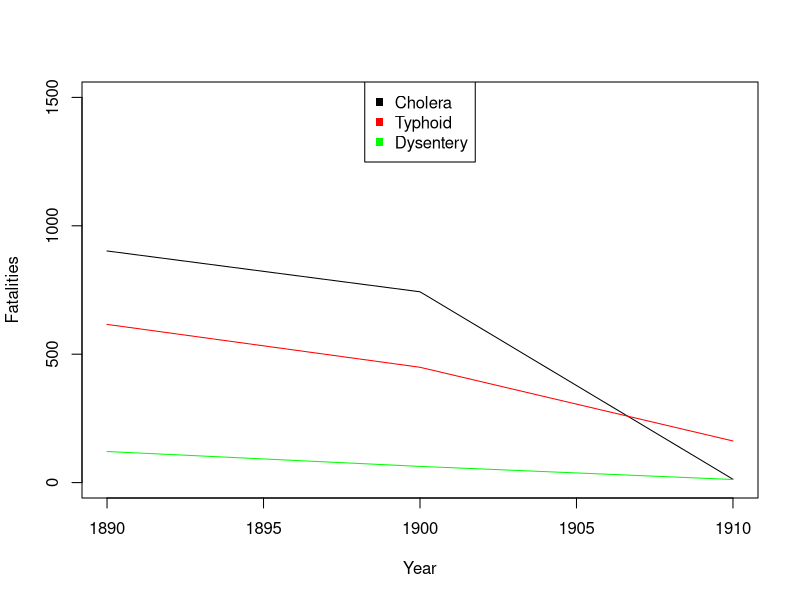

The R source for this figure:
# install.packages("readxl")
library("readxl")
library("data.table")

working_dir_setlocal = function()
{
	# From: https://stackoverflow.com/questions/13672720/
	setwd(getSrcDirectory(function(){})[1])
}

rstudio_clear_plots = function()
{
	# If RStudio has created any plots, clear them.
    if (exists("dev")) {
        x = dev.list()["RStudioGD"]
        if (!is.null(x)) { dev.off(x) }    
    }
}

rstudio_clear_plots()
working_dir_setlocal()

data1890jan = read_excel("data/philadelphia/Philadelphia_1890/1890_WL-SID452,_TID6120,_1890-Philadelphia,_Interments_in_the_City_of_Philadelphia_January_1890,_p358-79.xls")
data1890feb = read_excel("data/philadelphia/Philadelphia_1890/1890_WL-SID452,_TID6121,_1890-Philadelphia,_Interments_in_the_City_of_Philadelphia_February_1890,_1890,_p382-01.xls")
data1890mar = read_excel("data/philadelphia/Philadelphia_1890/1890_WL-SID452,_TID6123,_1890-Philadelphia,_Interments_in_the_the_City_of_Philadelphia_March_1890,_p404-21.xls")
data1890apr = read_excel("data/philadelphia/Philadelphia_1890/1890_WL-SID452,_TID6124,_1890-Philadelphia,_Interments_in_the_City_of_Philadelphia_April_1890,_1890,_p424-42.xls")
data1890may = read_excel("data/philadelphia/Philadelphia_1890/1890_WL-SID452,_TID6125,_1890-Philadelphia,_Interments_in_the_City_of_Philadelphia_May_1890,_1890,_p446-65.xls")
data1890jun = read_excel("data/philadelphia/Philadelphia_1890/1890_WL-SID452,_TID6126,_1890-Philadelphia,_Interments_June_1890,_1890,_p468-87.xls")
data1890jul = read_excel("data/philadelphia/Philadelphia_1890/1890_WL-SID452,_TID6141,_1890-Philadelphia,_Interments_July_1890,_pg_490-09.xls")
data1890aug = read_excel("data/philadelphia/Philadelphia_1890/1890_WL-SID452,_TID6142,_1890-Philadelphia,_Interments_August_1890,_p512-29.xls")
data1890sep = read_excel("data/philadelphia/Philadelphia_1890/1890_WL-SID452,_TID6155,_1890-Philadelphia,_Interments_September_1890,_1890,_p532-47.xls")
data1890oct = read_excel("data/philadelphia/Philadelphia_1890/1890_WL-SID452,_TID6156,_1890-Philadelphia,_Interment_in_the_City_of_Philadelphia_October_1890,_1890,_p550-67.xls")

#We are missing data for November - Likely does not make a huge difference as waterborne illnesses generally peak during periods of warm weather#
data1890dec = read_excel("data/philadelphia/Philadelphia_1890/1890_WL-SID452,_TID6171,_1890-Philadelphia,_Interments_December_1890,_1890,_p590-07.xls")

##1890 #had to include malaria counts feb-may because whoever was recording this decided to just put cholera all in one category, made the data frames different sizes which made summing a nightmare.
#Malaria counts not too significant, still a waterborne disease so indicitave of sanitary infrastructure

water_borne1890jan <- rbind(data1890jan[46, ], data1890jan[47, ], data1890jan[80, ], data1890jan[95, ])
water_borne1890feb <- rbind(data1890feb[36, ], data1890feb[64, ], data1890feb[79, ], data1890feb[82, ])
water_borne1890mar <- rbind(data1890mar[34, ], data1890mar[63, ], data1890mar[73, ], data1890mar[78, ])
water_borne1890apr <- rbind(data1890apr[46, ], data1890apr[70, ], data1890apr[80, ], data1890apr[84, ])
water_borne1890may <- rbind(data1890may[45, ], data1890may[74, ], data1890may[84, ], data1890may[87, ])
water_borne1890jun <- rbind(data1890jun[36, ], data1890jun[37, ], data1890jun[67, ], data1890jun[81, ])
water_borne1890jul <- rbind(data1890jul[44, ], data1890jul[45, ], data1890jul[76, ], data1890jul[88, ])
water_borne1890aug <- rbind(data1890aug[37, ], data1890aug[38, ], data1890aug[62, ], data1890aug[74, ])
water_borne1890sep <- rbind(data1890sep[34, ], data1890sep[35, ], data1890sep[62, ], data1890sep[70, ])
water_borne1890oct <- rbind(data1890oct[44, ], data1890oct[45, ], data1890oct[70, ], data1890oct[80, ])
water_borne1890dec <- rbind(data1890dec[35, ], data1890dec[36, ], data1890dec[63, ], data1890dec[72, ])

water_borne1890dec

#fy is full year, our data from 1890 is monthly, denotes the difference in data recording#

##1900
data1900fy = read_excel("data/philadelphia/Philadelphia_1900/1900_WL-303_3112_1900-Deaths_by_Cause_1900,_p156-95.xls")

water_borne1900fy <- rbind(data1900fy[84, ], data1900fy[85, ], data1900fy[122, ], data1900fy[138, ], data1900fy[309, ], data1900fy[200, ])

##1910
data1910fy = read_excel("data/philadelphia/Philadelphia_1910/1910_WL-SID314,_TID3344,_1910-Philadelphia,_Causes_of_Death_Distributed_By_Ward_1910,_pgs_unknown.xlsx")

water_borne1910fy <- rbind(data1910fy[8, ], data1910fy[18, ], data1910fy[19, ])

object_list <- list(water_borne1890jan, water_borne1890feb, water_borne1890mar, 
                    water_borne1890apr, water_borne1890may, water_borne1890jun, 
                    water_borne1890jul, water_borne1890aug, water_borne1890sep, 
                    water_borne1890oct, water_borne1890dec)

# NOTE(Alex): Same as before, we merge together all the month data frames.
water_borne = as.data.table(rbind(Reduce(function(x, y) merge(x, y, all=TRUE), object_list)))

# NOTE(Alex): Then we replace all the garbage values with 0.
#       Whoever decided to insert two different strings to represent NA, I am going to strangle.
# TODO(Alex): Check that the five dots actually mean zero, or indicate "not recorded"
water_borne[water_borne == "….."] <- 0
water_borne[water_borne == "....."] <- 0
water_borne[water_borne == "…../..."] <- 0
water_borne[is.na(water_borne)] <- 0
water_borne[water_borne == "2....."] = 2

# Transpose the frame (swap rows and columns)
# Alright, so the 27:60 things is because the ward level data is on columns 29 through 61,
#       and in the test frame those numbers have had 2 subtracted for some reason.
#       Fairly, but not absolutely, certain that this is good.
water_borne_trans = t(water_borne[, 27:60])

# Assign column names to diseases
colnames(water_borne_trans) = water_borne$PHILADELPHIA

# Remove top row (which is just disease names)
water_borne_trans = water_borne_trans[c(-1), ]

# Convert all the columns to numeric, and sum all the duplicate columns together
water_borne_numeric = apply(water_borne_trans, 2, as.numeric)
water_borne_numeric = sapply(unique(colnames(water_borne_numeric)), function(x) rowSums(water_borne_numeric[, grepl(x, colnames(water_borne_numeric))]))

clean_data_table = function(table)
{
	table[table == "….."] <- 0
	table[table == "....."] <- 0
	table[table == "......"] <- 0
	table[table == "…../..."] <- 0
	table[is.na(table)] <- 0
	table[table == "2....."] <- 2
	table[table == "......."] <- 0
	table[table == "...."] <- 0

	return(table)
}

water_1890 = clean_data_table(as.data.table(water_borne_numeric))

# Second row is the total incidence of disease.
water_1900 = clean_data_table(as.data.table(water_borne1900fy))
water_1910 = clean_data_table(as.data.table(water_borne1910fy))

# In the source sheet the second and third columns correspond to male and female, summing them
# gives a total.
water_1910[, 2] = lapply(water_1910[, 2], as.numeric)
water_1910[, 3] = lapply(water_1910[, 3], as.numeric)

# disease_table = data.table("Year" = c(1890, 1900, 1910),
						   # "Cholera" = c(water_1890
water_1910$Total = water_1910[, 2] + water_1910[, 3]

colnames(water_1890) = gsub(" ", "_", colnames(water_1890))
colnames(water_1890)[2] = "Cholera_Morbus"
colnames(water_1890)[3] = "Typhoid"
water_1890[, Cholera := Cholera_Morbus + CHOLERA_INFANTUM]

# The data is poorly organized and badly translated to R, so magic indicis work better than anything else.
disease_table = data.table(Year = c(1890, 1900, 1910),
						   Cholera = c(sum(water_1890$Cholera), as.numeric(water_1900[1, 2]) + as.numeric(water_1900[2, 2]), water_1910[2, "Total"]),
						   Typhoid = c(sum(water_1890$Typhoid), as.numeric(water_1900[4, 2]), water_1910[1, 2]),
						   Dysentery = c(sum(water_1890$DYSENTERY), as.numeric(water_1900[3, 2]), water_1910[3, 2])
)
# water_1890[, Cholera = 

svg(filename = "out/philadelphia_plot%d.svg")
plot(disease_table$Year, disease_table$Cholera, type = "l", ylim=c(0, 1500), col = "black", xlab = "Year", ylab = "Fatalities")
lines(disease_table$Year, disease_table$Typhoid, col = "red")
lines(disease_table$Year, disease_table$Dysentery, col = "green")
legend(x = "top", legend=c("Cholera", "Typhoid", "Dysentery"), col=c("black", "red", "green"), pch = 15)
dev.off()

# Custom function to convert columns to numeric, handling non-numeric characters
if (F) {
    convert_to_numeric <- function(df) {
      for (i in 1:ncol(df)) {
        if (!is.numeric(df[[i]])) {
          df[[i]] <- as.numeric(as.character(df[[i]]))
        }
      }
      return(df)
    }
    
    
    water_borne1890jan_numeric <- convert_to_numeric(water_borne1890jan)
    water_borne1890feb_numeric <- convert_to_numeric(water_borne1890feb)
    water_borne1890mar_numeric <- convert_to_numeric(water_borne1890mar)
    water_borne1890apr_numeric <- convert_to_numeric(water_borne1890apr)
    water_borne1890may_numeric <- convert_to_numeric(water_borne1890may)
    water_borne1890jun_numeric <- convert_to_numeric(water_borne1890jun)
    water_borne1890jul_numeric <- convert_to_numeric(water_borne1890jul)
    water_borne1890aug_numeric <- convert_to_numeric(water_borne1890aug)
    water_borne1890sep_numeric <- convert_to_numeric(water_borne1890sep)
    water_borne1890oct_numeric <- convert_to_numeric(water_borne1890oct)
    water_borne1890dec_numeric <- convert_to_numeric(water_borne1890dec)
    
    object_list <- list(water_borne1890jan_numeric, water_borne1890feb_numeric, water_borne1890mar_numeric,
                        water_borne1890apr_numeric, water_borne1890may_numeric, water_borne1890jun_numeric,
                        water_borne1890jul_numeric, water_borne1890aug_numeric, water_borne1890sep_numeric, 
                        water_borne1890oct_numeric, water_borne1890dec_numeric)
    
    sum_waterborne1890 <- Reduce('+', object_list)
    
    sum_waterborne1890
}
